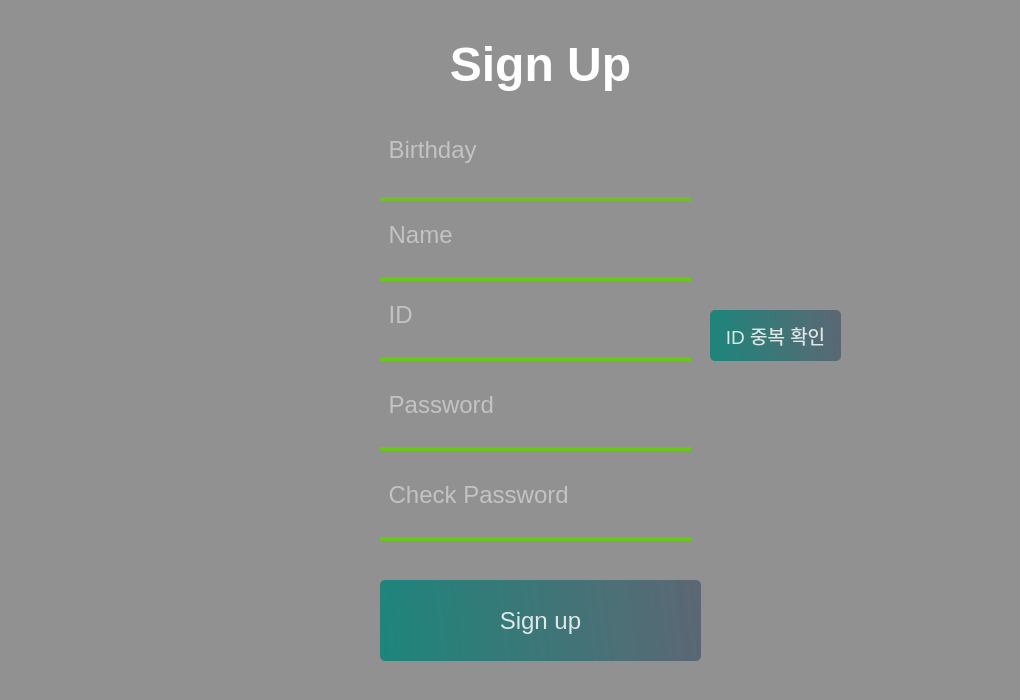
<?xml version="1.0" encoding="UTF-8"?>
<ui version="4.0">
 <class>Form</class>
 <widget class="QWidget" name="Form">
  <property name="geometry">
   <rect>
    <x>0</x>
    <y>0</y>
    <width>1020</width>
    <height>700</height>
   </rect>
  </property>
  <property name="maximumSize">
   <size>
    <width>1020</width>
    <height>700</height>
   </size>
  </property>
  <property name="windowTitle">
   <string>Form</string>
  </property>
  <widget class="QLabel" name="label">
   <property name="geometry">
    <rect>
     <x>-10</x>
     <y>-30</y>
     <width>1060</width>
     <height>740</height>
    </rect>
   </property>
   <property name="maximumSize">
    <size>
     <width>1060</width>
     <height>740</height>
    </size>
   </property>
   <property name="styleSheet">
    <string notr="true">border-image: url(:/images/image.jpg);</string>
   </property>
   <property name="text">
    <string/>
   </property>
  </widget>
  <widget class="QLabel" name="label_2">
   <property name="geometry">
    <rect>
     <x>0</x>
     <y>0</y>
     <width>1061</width>
     <height>731</height>
    </rect>
   </property>
   <property name="styleSheet">
    <string notr="true">
background-color:rgba(0, 0, 0, 100);</string>
   </property>
   <property name="text">
    <string/>
   </property>
  </widget>
  <widget class="QLabel" name="label_3">
   <property name="geometry">
    <rect>
     <x>410</x>
     <y>30</y>
     <width>261</width>
     <height>70</height>
    </rect>
   </property>
   <property name="styleSheet">
    <string notr="true">color:rgba(255, 255, 255, 255)</string>
   </property>
   <property name="text">
    <string>&lt;html&gt;&lt;head/&gt;&lt;body&gt;&lt;p align=&quot;center&quot;&gt;&lt;span style=&quot; font-size:36pt; font-weight:600;&quot;&gt;Sign Up&lt;/span&gt;&lt;/p&gt;&lt;/body&gt;&lt;/html&gt;</string>
   </property>
  </widget>
  <widget class="QLineEdit" name="Birthdayld">
   <property name="geometry">
    <rect>
     <x>380</x>
     <y>110</y>
     <width>311</width>
     <height>91</height>
    </rect>
   </property>
   <property name="font">
    <font>
     <pointsize>18</pointsize>
    </font>
   </property>
   <property name="styleSheet">
    <string notr="true">background-color:rgba(0, 0, 0, 0);
border:none;
border-bottom:4px solid rgba(105, 200, 20, 200);
color:rgba(255, 255, 255, 230);
padding-bottom:7px;
</string>
   </property>
   <property name="placeholderText">
    <string> Birthday</string>
   </property>
   <property name="cursorMoveStyle">
    <enum>Qt::LogicalMoveStyle</enum>
   </property>
  </widget>
  <widget class="QLineEdit" name="Nameld">
   <property name="geometry">
    <rect>
     <x>380</x>
     <y>200</y>
     <width>311</width>
     <height>81</height>
    </rect>
   </property>
   <property name="font">
    <font>
     <pointsize>18</pointsize>
    </font>
   </property>
   <property name="styleSheet">
    <string notr="true">background-color:rgba(0, 0, 0, 0);
border:none;
border-bottom:4px solid rgba(105, 200, 20, 255);
color:rgba(255, 255, 255, 230);
padding-bottom:7px;
</string>
   </property>
   <property name="placeholderText">
    <string> Name</string>
   </property>
   <property name="cursorMoveStyle">
    <enum>Qt::LogicalMoveStyle</enum>
   </property>
  </widget>
  <widget class="QLineEdit" name="Idld">
   <property name="geometry">
    <rect>
     <x>380</x>
     <y>280</y>
     <width>311</width>
     <height>81</height>
    </rect>
   </property>
   <property name="font">
    <font>
     <pointsize>18</pointsize>
    </font>
   </property>
   <property name="styleSheet">
    <string notr="true">background-color:rgba(0, 0, 0, 0);
border:none;
border-bottom:4px solid rgba(105, 200, 20, 255);
color:rgba(255, 255, 255, 230);
padding-bottom:7px;
</string>
   </property>
   <property name="placeholderText">
    <string> ID</string>
   </property>
   <property name="cursorMoveStyle">
    <enum>Qt::LogicalMoveStyle</enum>
   </property>
  </widget>
  <widget class="QLineEdit" name="Passwordld">
   <property name="geometry">
    <rect>
     <x>380</x>
     <y>370</y>
     <width>311</width>
     <height>81</height>
    </rect>
   </property>
   <property name="font">
    <font>
     <pointsize>18</pointsize>
    </font>
   </property>
   <property name="styleSheet">
    <string notr="true">background-color:rgba(0, 0, 0, 0);
border:none;
border-bottom:4px solid rgba(105, 200, 20, 255);
color:rgba(255, 255, 255, 230);
padding-bottom:7px;
</string>
   </property>
   <property name="echoMode">
    <enum>QLineEdit::Password</enum>
   </property>
   <property name="placeholderText">
    <string> Password</string>
   </property>
   <property name="cursorMoveStyle">
    <enum>Qt::LogicalMoveStyle</enum>
   </property>
  </widget>
  <widget class="QLineEdit" name="Checkld">
   <property name="geometry">
    <rect>
     <x>380</x>
     <y>460</y>
     <width>311</width>
     <height>81</height>
    </rect>
   </property>
   <property name="font">
    <font>
     <pointsize>18</pointsize>
    </font>
   </property>
   <property name="styleSheet">
    <string notr="true">background-color:rgba(0, 0, 0, 0);
border:none;
border-bottom:4px solid rgba(105, 200, 20, 255);
color:rgba(255, 255, 255, 230);
padding-bottom:7px;
</string>
   </property>
   <property name="echoMode">
    <enum>QLineEdit::Password</enum>
   </property>
   <property name="placeholderText">
    <string> Check Password</string>
   </property>
   <property name="cursorMoveStyle">
    <enum>Qt::LogicalMoveStyle</enum>
   </property>
  </widget>
  <widget class="QPushButton" name="Sign">
   <property name="geometry">
    <rect>
     <x>380</x>
     <y>580</y>
     <width>321</width>
     <height>81</height>
    </rect>
   </property>
   <property name="font">
    <font>
     <pointsize>18</pointsize>
    </font>
   </property>
   <property name="styleSheet">
    <string notr="true">QPushButton#Sign{ 
	background-color: qlineargradient(spread:pad, x1:0, y1:0.505682, x2:1, y2:0.477, stop:0 rgba(11, 131, 120, 219), stop:1 rgba(85, 98, 112, 226));
	color:rgba(255, 255, 255, 210);
	border-radius:5px;
}

QPushButton#Sign:hover{ 
	background-color: qlineargradient(spread:pad, x1:0, y1:0.505682, x2:1, y2:0.477, stop:0 rgba(50, 131, 120, 219), stop:1 rgba(85, 80, 95, 226));
}

QPushButton#Sign:pressed{ 
	padding-left:5px;
	padding-top:5px;
	background-color:rgba(150, 123, 111, 195);
}</string>
   </property>
   <property name="text">
    <string>Sign up</string>
   </property>
  </widget>
  <widget class="QPushButton" name="Check">
   <property name="geometry">
    <rect>
     <x>710</x>
     <y>310</y>
     <width>131</width>
     <height>51</height>
    </rect>
   </property>
   <property name="font">
    <font>
     <pointsize>14</pointsize>
    </font>
   </property>
   <property name="styleSheet">
    <string notr="true">QPushButton#Check{ 
	background-color: qlineargradient(spread:pad, x1:0, y1:0.505682, x2:1, y2:0.477, stop:0 rgba(11, 131, 120, 219), stop:1 rgba(85, 98, 112, 226));
	color:rgba(255, 255, 255, 210);
	border-radius:5px;
}

QPushButton#Check:hover{ 
	background-color: qlineargradient(spread:pad, x1:0, y1:0.505682, x2:1, y2:0.477, stop:0 rgba(50, 131, 120, 219), stop:1 rgba(85, 80, 95, 226));
}

QPushButton#Check:pressed{ 
	padding-left:5px;
	padding-top:5px;
	background-color:rgba(150, 123, 111, 195);
}</string>
   </property>
   <property name="text">
    <string>ID 중복 확인</string>
   </property>
  </widget>
 </widget>
 <resources>
  <include location="../이미지/res2.qrc"/>
 </resources>
 <connections/>
</ui>
